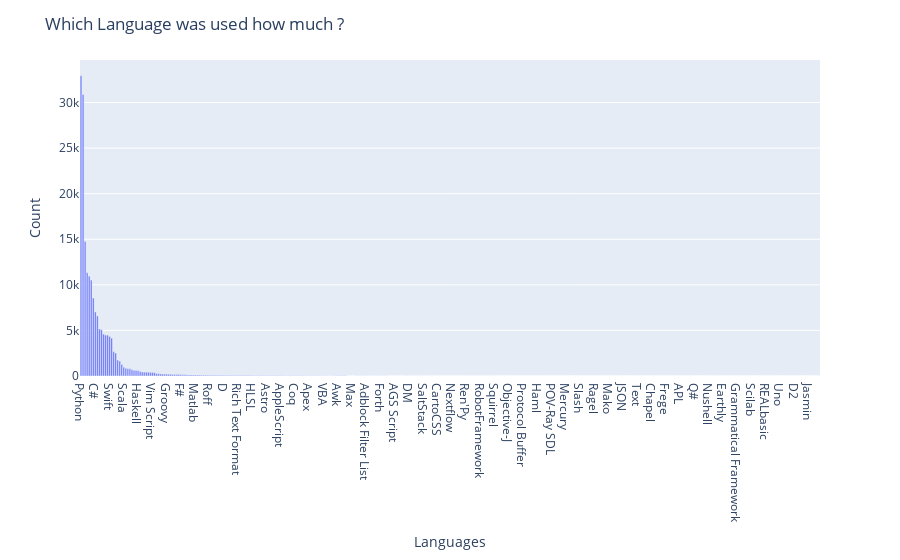

Notebook code for this chart:
### Markdown cell above
Plotting language according to their usage

### Code cell
count_lang = df['Language'].value_counts().sort_values(ascending=False)
px.bar(x=count_lang.index, y=count_lang).update_layout(xaxis_title='Languages',yaxis_title='Count',title='Which Language was used how much ?')

### Figure 1 — Plotly figure (JSON) as saved in the notebook; plotly's stock layout.template omitted (floating-point values rounded to 4 significant figures; data arrays with more than 128 entries replaced by an {"elided": "..."} marker saying what was removed)
{"data": [{"alignmentgroup": "True", "hovertemplate": "x=%{x}<br>y=%{y}<extra></extra>", "legendgroup": "", "marker": {"color": "#636efa", "pattern": {"shape": ""}}, "name": "", "offsetgroup": "", "orientation": "v", "showlegend": false, "textposition": "auto", "type": "bar", "x": {"elided": "363 str values"}, "xaxis": "x", "y": {"elided": "363 int values"}, "yaxis": "y"}], "layout": {"barmode": "relative", "legend": {"tracegroupgap": 0}, "margin": {"t": 60}, "title": {"text": "Which Language was used how much ?"}, "xaxis": {"anchor": "y", "domain": [0, 1], "title": {"text": "Languages"}}, "yaxis": {"anchor": "x", "domain": [0, 1], "title": {"text": "Count"}}}}
